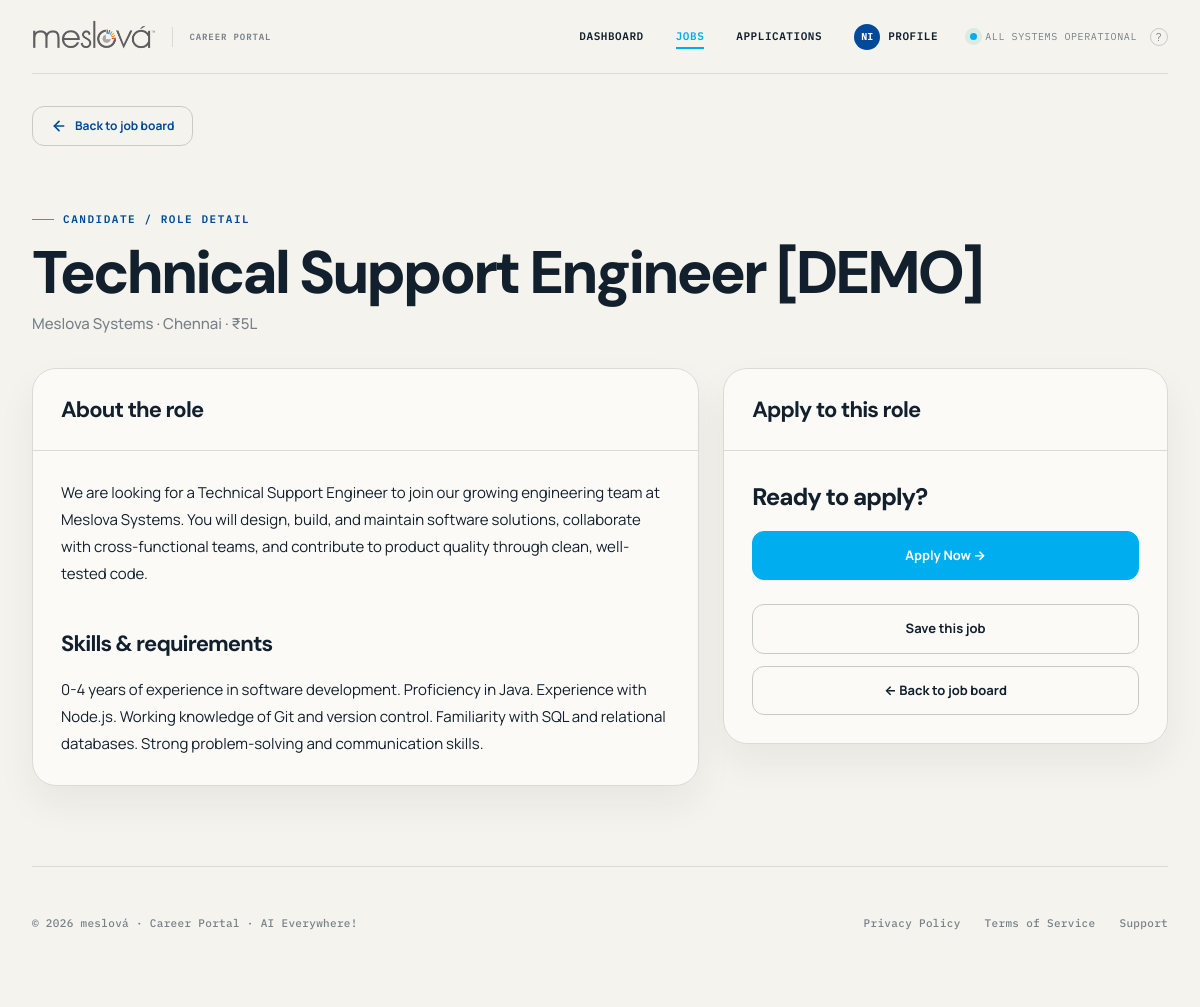
Page /candidate/jobs/10/ (signed in) on the committed database.
### screening/models.py (models this page shows, shortened)
class Job(models.Model):
    STATUS_CHOICES = (
        ('open', 'Open'),
        ('closed', 'Closed'),
    )
    title = models.CharField(max_length=255)
    company = models.CharField(max_length=255)
    description = models.TextField()
    requirements = models.TextField(help_text="Key skills and requirements for matcher pipeline")
    location = models.CharField(max_length=255, blank=True, null=True)
    salary_range = models.CharField(max_length=100, blank=True, null=True)
    posted_by = models.ForeignKey(User, on_delete=models.CASCADE, related_name='posted_jobs')
    status = models.CharField(max_length=20, choices=STATUS_CHOICES, default='open')
    created_at = models.DateTimeField(auto_now_add=True)
    is_demo = models.BooleanField(default=False)

### screening/views.py (the view)
# urls.py: path("candidate/jobs/<int:job_id>/", views.job_detail, name="job_detail"),
def job_detail(request, job_id):
    denial = _require_role(request, 'candidate')
    if denial:
        return denial
    job = get_object_or_404(Job, id=job_id)
    already_applied = Application.objects.filter(job=job, candidate=request.user.profile).exists()
    is_saved = SavedJob.objects.filter(job=job, candidate=request.user.profile).exists()
    return render(request, 'screening/job_detail.html', {
        'job': job,
        'already_applied': already_applied,
        'is_saved': is_saved,
    })

### screening/models.py (called while the page is built)
    def get_completion_percentage(self):
        score = 40
        if self.role == 'hr':
            if self.company_name: score += 20
            if self.department: score += 20
            if self.profile_picture: score += 20
        else:
            if self.headline: score += 15
            if self.skills: score += 15
            if self.resume: score += 15
            if self.employment.exists(): score += 15
        return min(score, 100)

### screening/views.py (called while the page is built)
def _require_role(request, role):
    if not request.user.is_authenticated:
        return redirect('login')
    try:
        if request.user.profile.role != role:
            return redirect('candidate_dashboard' if role == 'hr' else 'hr_dashboard')
    except UserProfile.DoesNotExist:
        return redirect('landing')
    return None

### screening/templates/screening/job_detail.html (shortened to what this page needs)
{% extends "screening/base.html" %}
{% block content %}
<a href="{% url 'browse_jobs' %}" class="btn-back">
  <svg viewBox="0 0 24 24" fill="none" stroke="currentColor" stroke-width="2.5" stroke-linecap="round" stroke-linejoin="round"><line x1="19" y1="12" x2="5" y2="12"></line><polyline points="12 19 5 12 12 5"></polyline></svg>
  Back to job board
</a>
<section class="job-hero">
  <span class="eyebrow">Candidate / Role detail</span>
  <h1>{{ job.title }}</h1>
  <div class="job-meta">Meslova Systems &middot; {{ job.location|default:"Remote / flexible" }}{% if job.salary_range %} &middot; {{ job.salary_range }}{% endif %}</div>
</section>
<div class="job-layout">
  <section class="panel">
    <div class="panel-head">
      <h2>About the role</h2>
    </div>
    <div class="panel-body">
      <div class="prose">{{ job.description }}</div>
      <h2 style="font-family: var(--display); font-size: 22px; letter-spacing: -0.04em; margin: 40px 0 16px; font-weight: 700;">Skills & requirements</h2>
      <div class="prose">{{ job.requirements }}</div>
    </div>
  </section>
  <aside class="panel side">
    <div class="panel-head">
      <h2>Apply to this role</h2>
    </div>
    <div class="panel-body">
      {% if already_applied %}
        <div class="note" style="background: rgba(39, 174, 96, 0.08); color: #27ae60; font-weight: 700; display: flex; align-items: center; gap: 8px;">
          <svg width="18" height="18" viewBox="0 0 24 24" fill="none" stroke="currentColor" stroke-width="3" stroke-linecap="round" stroke-linejoin="round"><polyline points="20 6 9 17 4 12"></polyline></svg>
          Applied ✓
        </div>
        <div style="font-size: 13px; color: var(--muted); margin-top: -12px; margin-bottom: 24px;">
          Track your progress in <a href="{% url 'my_applications' %}" style="color: var(--brand-blue); font-weight: 600;">My applications</a>.
        </div>
      {% elif job.status != 'open' %}
        <div class="closed">This role is closed and no longer accepting applications.</div>
      {% else %}
        {% if not user.profile.resume %}
          <div class="note" style="background: rgba(237, 28, 36, 0.08); color: var(--brand-red);">
            <p style="margin-bottom: 12px;"><strong>Resume required</strong></p>
            Please add a resume to your profile before applying to this role.
          </div>
          <a href="{% url 'profile_settings' %}" class="btn btn-primary">Update Profile</a>
        {% else %}
          <h3 class="apply-title">Ready to apply?</h3>
          <form method="post" action="{% url 'apply_job' job.id %}">
            <button class="btn btn-primary" type="submit" style="margin-bottom: 0;">Apply Now &rarr;</button>
          </form>
        {% endif %}
      {% endif %}
      <form method="post" action="{% url 'toggle_saved_job' job.id %}" style="margin-top:12px;">
        <button class="btn btn-outline" type="submit">{% if is_saved %}Remove from saved jobs{% else %}Save this job{% endif %}</button>
      </form>
      <a class="btn btn-outline" href="{% url 'browse_jobs' %}">&larr; Back to job board</a>
    </div>
  </aside>
</div>
{% endblock %}

### screening/templates/screening/base.html (shortened to what this page needs)
<!DOCTYPE html>
<html lang="en">
<head>
</head>
<body>
<div class="site-shell {% if request.resolver_match.url_name == 'login' or request.resolver_match.url_name == 'register' or 'password_reset' in request.resolver_match.url_name %}auth-shell{% endif %}">
<div class="wrap">
  {% if request.resolver_match.url_name != 'login' and request.resolver_match.url_name != 'register' and 'password_reset' not in request.resolver_match.url_name %}
  <header class="top">
    {% load static %}
    <a class="brand-lockup" href="{% url 'landing' %}" aria-label="meslová home" style="display: flex; align-items: center; gap: 12px; text-decoration: none;">
      <img src="{% static 'images/meslova-logo.png' %}" alt="meslová logo" style="height: 70px; width: auto; filter: invert(0.15) contrast(1.2);">
      <span style="font-family: var(--mono); font-size: 9px; font-weight: 600; color: var(--muted); letter-spacing: 0.1em; text-transform: uppercase;">Career Portal</span>
    </a>
    <div class="top-status">
      {% if not user.is_authenticated %}
        <a href="{% url 'login' %}" class="nav-link {% if request.resolver_match.url_name == 'login' %}active{% endif %}">LOGIN</a>
        <a href="{% url 'register' %}" class="nav-link {% if request.resolver_match.url_name == 'register' %}active{% endif %}">REGISTRATION</a>
      {% else %}
        {% if user.profile.role == 'hr' %}
          <a href="{% url 'hr_dashboard' %}" class="nav-link {% if request.resolver_match.url_name == 'hr_dashboard' %}active{% endif %}">DASHBOARD</a>
          <a href="{% url 'my_jobs' %}" class="nav-link {% if request.resolver_match.url_name == 'my_jobs' or request.resolver_match.url_name == 'applicant_list' or request.resolver_match.url_name == 'application_detail' %}active{% endif %}">MY JOBS</a>
          <a href="{% url 'talent_pool' %}" class="nav-link {% if request.resolver_match.url_name == 'talent_pool' or request.resolver_match.url_name == 'candidate_directory_profile' %}active{% endif %}">CANDIDATES</a>
        {% elif user.profile.role == 'candidate' %}
          <a href="{% url 'candidate_dashboard' %}" class="nav-link {% if request.resolver_match.url_name == 'candidate_dashboard' %}active{% endif %}">DASHBOARD</a>
          <a href="{% url 'browse_jobs' %}" class="nav-link {% if request.resolver_match.url_name == 'browse_jobs' or request.resolver_match.url_name == 'job_detail' %}active{% endif %}">JOBS</a>
          <a href="{% url 'my_applications' %}" class="nav-link {% if request.resolver_match.url_name == 'my_applications' %}active{% endif %}">APPLICATIONS</a>
        {% endif %}
        <div class="profile-menu-container" style="position: relative; display: inline-block; margin-right: 24px;">
          <button id="profileDropdownBtn" onclick="toggleProfileDropdown()" style="background: none; border: none; cursor: pointer; display: flex; align-items: center; gap: 8px; font: inherit; color: var(--ink); padding: 0;">
            {% if user.profile.profile_picture %}
              <img src="{{ user.profile.profile_picture.url }}" alt="Profile" style="width: 26px; height: 26px; border-radius: 50%; object-fit: cover; border: 1px solid var(--line-strong);">
            {% else %}
              <div style="width: 26px; height: 26px; border-radius: 50%; background: var(--brand-blue); color: white; display: grid; place-items: center; font-size: 10px; font-weight: 700;">{{ user.username|slice:":2"|upper }}</div>
            {% endif %}
            <span style="font-weight: 600; font-size: 11px; letter-spacing: 0.05em;">PROFILE</span>
          </button>
        </div>
      {% endif %}
      <span style="display:inline-flex; align-items:center; gap:8px; color:var(--muted); font-family:var(--mono); font-size:10px; letter-spacing:.06em; text-transform:uppercase;">
        <span style="width:7px; height:7px; border-radius:50%; background:var(--teal); box-shadow:0 0 0 5px rgba(24,169,153,.12);"></span>
        ALL SYSTEMS OPERATIONAL
        <a href="{% url 'support' %}" class="help" title="Help &amp; Support" aria-label="Help &amp; Support">?</a>
      </span>
    </div>
  </header>
  {% endif %}
  {% block content %}{% endblock %}
  {% if request.resolver_match.url_name != 'login' and request.resolver_match.url_name != 'register' and 'password_reset' not in request.resolver_match.url_name %}
  <footer style="display: flex; justify-content: space-between; align-items: center; padding: 48px 0; border-top: 1px solid var(--line); margin-top: 80px; color: var(--muted); font-size: 11px; font-weight: 500;">
    <span>&copy; 2026 meslová &middot; Career Portal &middot; AI Everywhere!</span>
    <div style="display: flex; gap: 24px;">
      <a href="{% url 'privacy_policy' %}" style="color: var(--muted); text-decoration: none;">Privacy Policy</a>
      <a href="{% url 'terms_of_service' %}" style="color: var(--muted); text-decoration: none;">Terms of Service</a>
      <a href="{% url 'support' %}" style="color: var(--muted); text-decoration: none;">Support</a>
    </div>
  </footer>
  {% endif %}
</div>
</div>
</body>
</html>

### screening/templates/screening/base.html (style rules this page uses)
:root { --canvas: #f5f3ed; --canvas-raised: #fbfaf7; --ink: #12202d; --ink-soft: #263745; --muted: #77818a; --subtle: #9aa09f; --line: #dadbd4; --line-strong: #c7cbc6; --brand-blue: #004A99; --brand-cyan: #00AEEF; --brand-yellow: #FFD200; --brand-orange: #F7941E; --brand-red: #ED1C24; --brand-gray: #4A4A4A; --teal: var(--brand-cyan); --teal-deep: var(--brand-blue); --amber: var(--brand-orange); --panel: #13242e; --amber-soft: rgba(247, 148, 30, 0.12); --panel-raised: #1b323d; --red-flag: #bd614c; --mono: "IBM Plex Mono", "SFMono-Regular", Menlo, Consolas, monospace; --sans: "Manrope", -apple-system, BlinkMacSystemFont, "Segoe UI", sans-serif; --display: "DM Sans", var(--sans); --ease-out: cubic-bezier(.23,1,.32,1); }
* { box-sizing: border-box; }
html { scroll-behavior: smooth; }
body { margin: 0; background: var(--canvas); color: var(--ink); font-family: var(--sans); line-height: 1.5; }
a { color: inherit; }
button, input { font: inherit; }
button, a, input { -webkit-tap-highlight-color: transparent; }
.site-shell { min-height: 100vh; overflow: hidden; }
.wrap { max-width: 1240px; margin: 0 auto; padding: 0 32px 56px; }
header.top { display:flex; align-items:center; justify-content:space-between; min-height:74px; border-bottom:1px solid rgba(218,219,212,.9); }
.brand-lockup { display:inline-flex; align-items:center; gap:12px; text-decoration:none; }
.top-status { display:inline-flex; align-items:center; gap:8px; color:var(--muted); font-family:var(--mono); font-size:10px; letter-spacing:.06em; text-transform:uppercase; }
.top-status .help { width:18px; height:18px; display:grid; place-items:center; margin-left:5px; border:1px solid var(--line-strong); border-radius:50%; font-family:var(--sans); font-size:11px; color:inherit; text-decoration:none; cursor:pointer; transition: all 0.15s ease; }
.eyebrow { display:flex; align-items:center; gap:9px; color:var(--teal-deep); font-family:var(--mono); font-size:11px; font-weight:600; letter-spacing:.14em; line-height:1.3; text-transform:uppercase; }
.eyebrow::before { content:""; width:22px; height:1px; background:var(--teal); }
h1 { margin: 0; font-family:var(--display); font-size:clamp(1.6rem, 3vw, 2.2rem); font-weight:800; letter-spacing:-.065em; line-height:1.02; }
h2, h3, p { margin-top:0; }
.panel { background:var(--canvas-raised); border:1px solid rgba(218,219,212,.95); border-radius:22px; box-shadow:0 18px 38px rgba(26,42,48,.06); }
footer { display:flex; justify-content:space-between; gap:20px; margin-top:70px; padding-top:18px; border-top:1px solid rgba(218,219,212,.9); color:var(--subtle); font-family:var(--mono); font-size:10px; letter-spacing:.03em; }
@media (prefers-reduced-motion: no-preference) { .hero-copy, .signal-visual, .panel { animation:rise .55s var(--ease-out) both; } }
.btn-back { display: inline-flex; align-items: center; gap: 8px; padding: 10px 18px; border: 1px solid var(--line-strong); border-radius: 12px; color: var(--brand-blue); text-decoration: none; font-weight: 700; font-size: 12px; margin-top: 32px; margin-bottom: 8px; background: transparent; transition: all 0.2s var(--ease-out); }
.btn-back svg { width: 16px; height: 16px; transition: transform 0.2s var(--ease-out); }
.nav-link { text-decoration: none; margin-right: 24px; color: var(--ink); font-weight: 600; font-size: 11px; letter-spacing: 0.05em; display: flex; align-items: center; gap: 8px; transition: all 0.2s var(--ease-out); position: relative; padding: 4px 0; }
.nav-link::after { content: ""; position: absolute; bottom: 0; left: 0; width: 0; height: 2px; background: var(--brand-cyan); transition: width 0.2s var(--ease-out); }
.nav-link:hover::after, .nav-link.active::after { width: 100%; }
.nav-link.active { color: var(--brand-cyan); }

### rows in the picture
Job: title "Technical Support Engineer [DEMO]", location "Chennai", salary_range "₹5L", description "We are looking for a Technical Support Engineer to join our growing engineering team at Meslova Systems. You will design, build, and maintain software solutions, collaborate with cross-functional teams, and contribute to product quality through clean, well-tested code.", requirements "0-4 years of experience in software development. Proficiency in Java. Experience with Node.js. Working knowledge of Git and version control. Familiarity with SQL and relational databases. Strong problem-solving and communication skills."

### other values in the picture
{{ user.username|slice:":2"|upper }} "NI"
